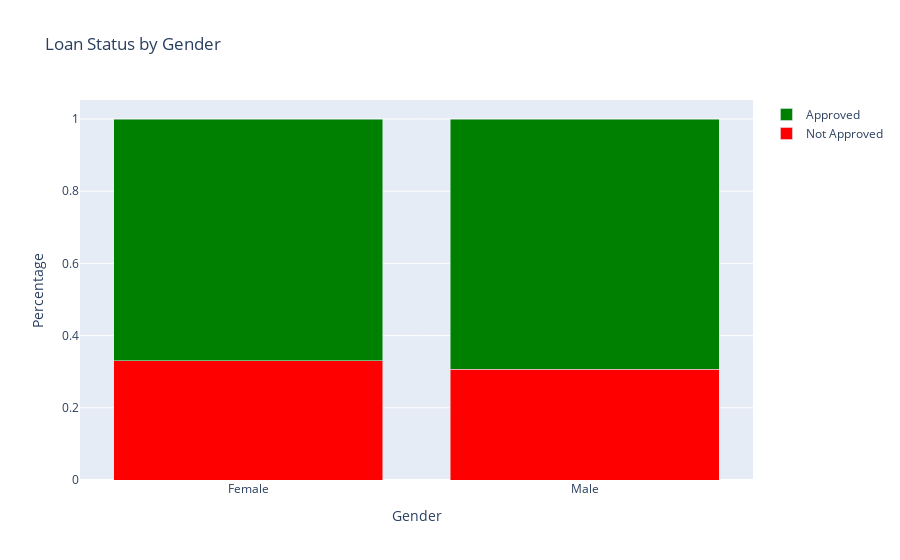

The notebook cell this image was saved under:
### Code cell
gender_loan_crosstab = pd.crosstab(train['Gender'], train['Loan_Status'])  #counts the occurences of each combination of genders and loan statuses

# Calculate the percentage distribution
gender_loan_percentage = gender_loan_crosstab.div(gender_loan_crosstab.sum(1).astype(float), axis=0)

#Now we reset the dataframe indices to make it suitable for further processing
gender_loan_percentage.reset_index(inplace=True)

# Create traces for each loan status
trace_not_approved = go.Bar(
    x=gender_loan_percentage['Gender'],
    y=gender_loan_percentage['N'],
    name='Not Approved',
    marker=dict(color='red')
)

trace_approved = go.Bar(
    x=gender_loan_percentage['Gender'],
    y=gender_loan_percentage['Y'],
    name='Approved',
    marker=dict(color='green')
)

layout = go.Layout(
    title='Loan Status by Gender',
    xaxis=dict(title='Gender'),
    yaxis=dict(title='Percentage'),
    barmode='stack',
)

fig = go.Figure(data=[trace_not_approved, trace_approved],layout=layout)
fig.show()

### Figure 1 — Plotly figure (JSON) as saved in the notebook; plotly's stock layout.template omitted (floating-point values rounded to 4 significant figures)
{"data": [{"marker": {"color": "red"}, "name": "Not Approved", "type": "bar", "x": ["Female", "Male"], "y": [0.3304, 0.3067]}, {"marker": {"color": "green"}, "name": "Approved", "type": "bar", "x": ["Female", "Male"], "y": [0.6696, 0.6933]}], "layout": {"barmode": "stack", "title": {"text": "Loan Status by Gender"}, "xaxis": {"title": {"text": "Gender"}}, "yaxis": {"title": {"text": "Percentage"}}}}
